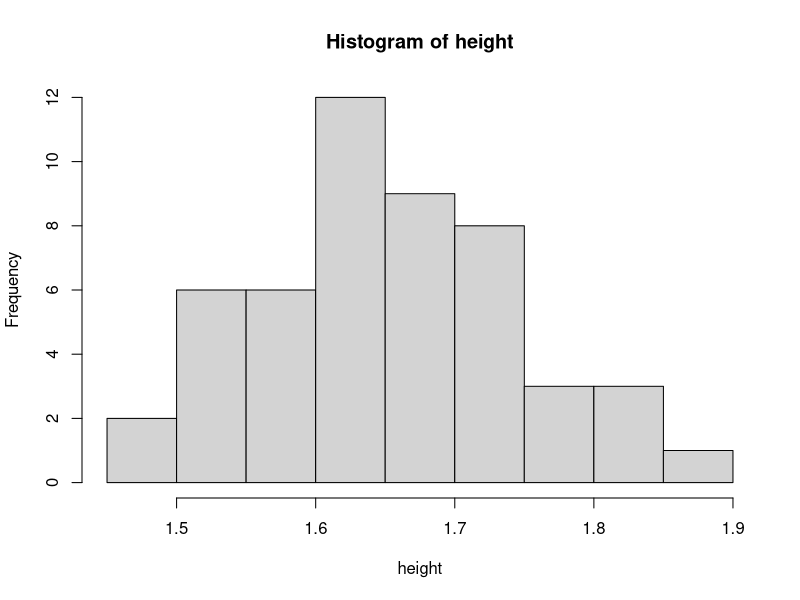
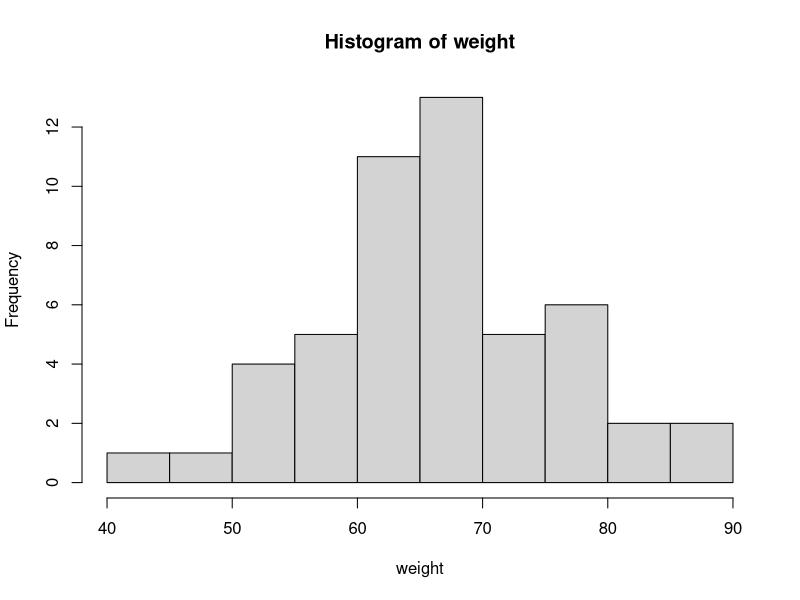
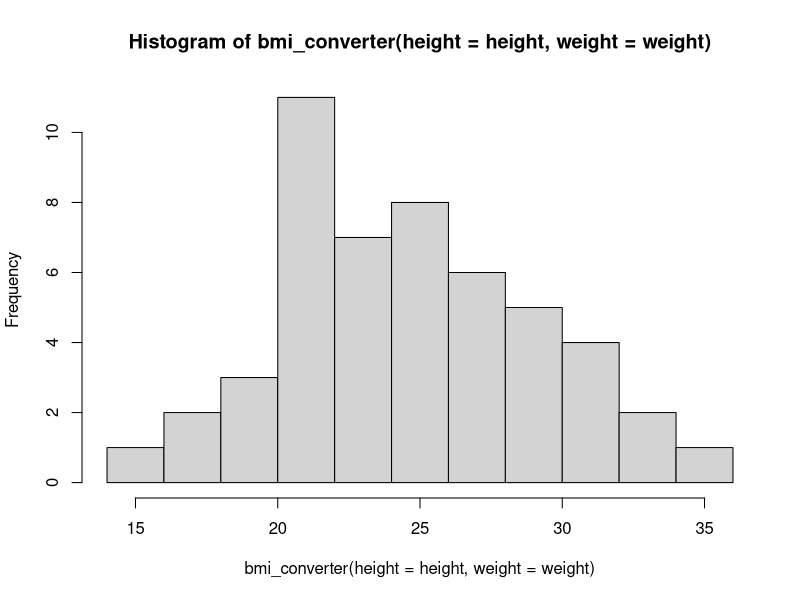

These charts were generated, in order, by the following R code:
# START -------------------------------------------------------------------

# This is a function to calculate BMI
# It takes a vector of heights (in meters)
# And a vector of weights (in KG)

# THERE ARE NO CHECKS OR WARNINGS FOR PLAUSIBLE VALUES


# BMI FUNCTION ------------------------------------------------------------

bmi_converter <- function(height, weight) {
  message("The BMI function assumes units are m for height and kg for weight")
  bmi <- weight / (height ^ 2)
  return(bmi)
}

# TESTING -----------------------------------------------------------------
set.seed(123)
# Height in cm
height <- rnorm(50, 165, 10)
height <- height / 100
hist(height)

# Weight in kg
weight <- rnorm(50, 65, 10)
hist(weight)

# Histogram of BMI
hist(bmi_converter(height = height, weight = weight))

bmi_converter(h = height, w = weight)
# END ---------------------------------------------------------------------
